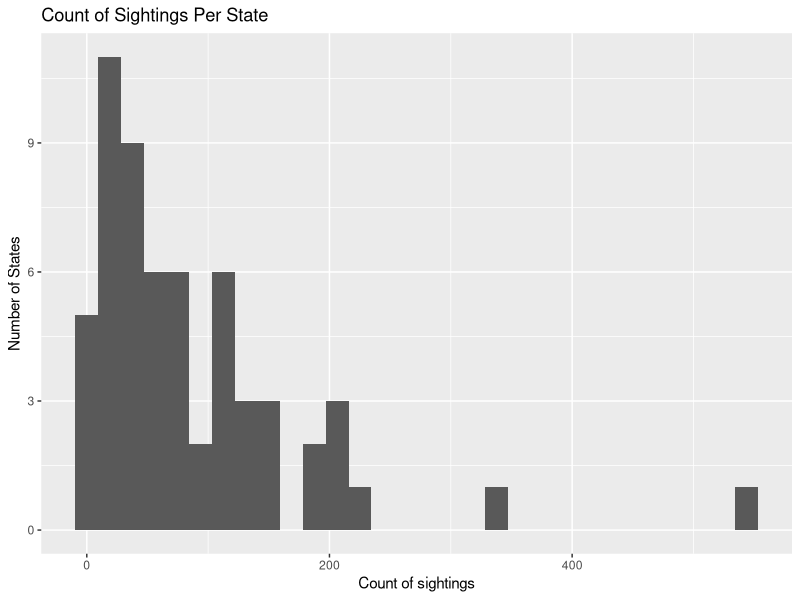
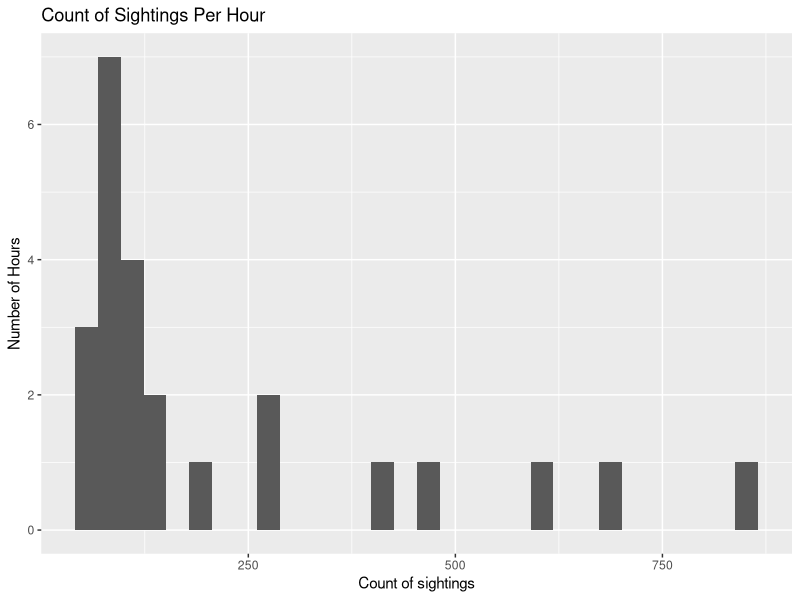
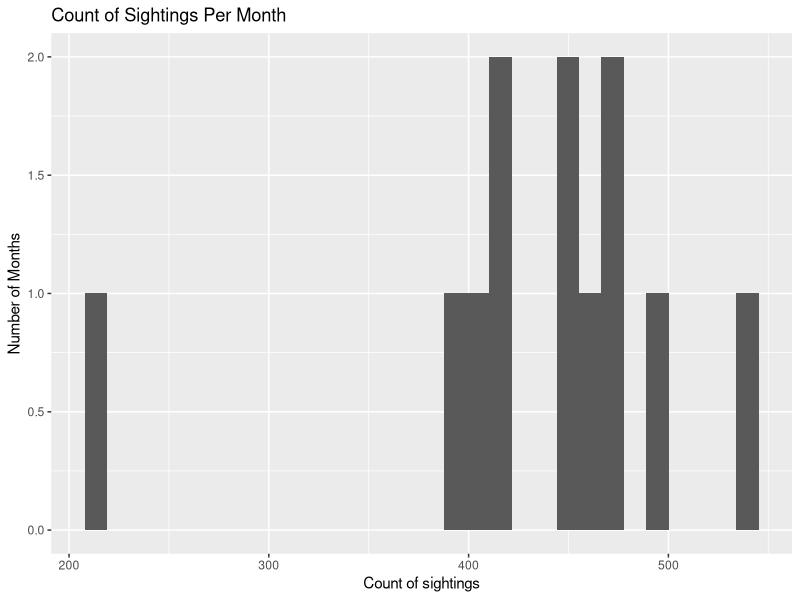
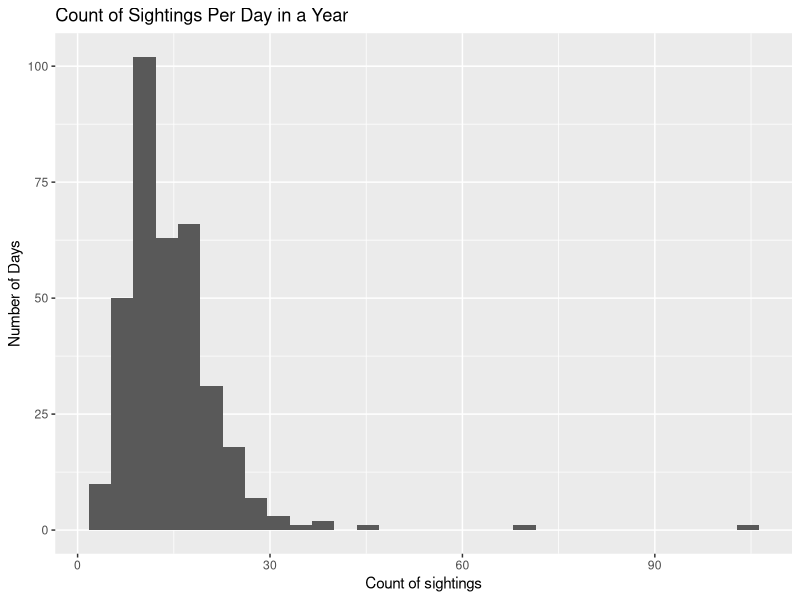
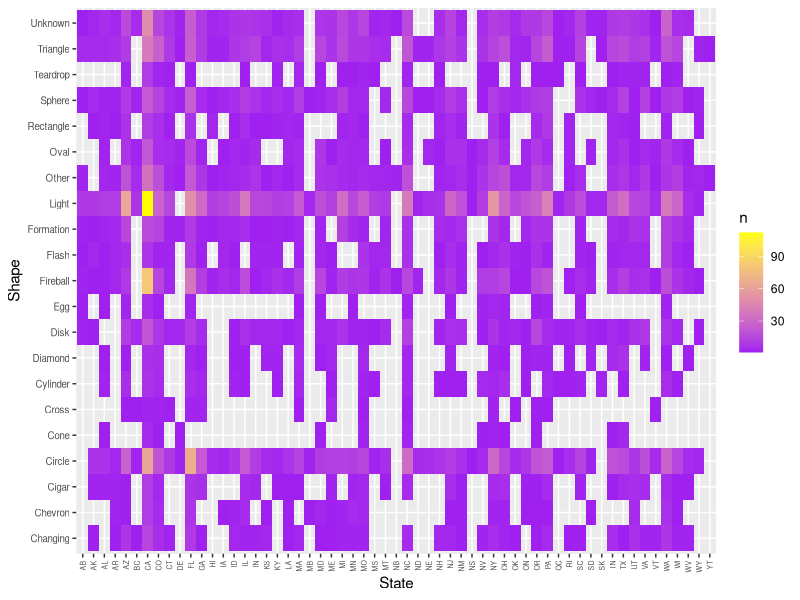

Generate these figures, in order, with R:
## ---- chunk 1
setwd("C:/Users/karie/Documents/UNCgrad/611/projects/611projects/")
df <- read.csv("./source_data/ufodata.csv")
library(tidyverse)
library(ggplot2)
## ---- chunk 2
df$form =nchar(df$Date...Time)
sample <- df %>% group_by(form) %>% slice(1:5)
#sample

shortform = df[df$form<=10,]
temp=lapply(lapply(shortform$Date...Time,str_split,"/"),`[[`,1)
shortform$Year = lapply(temp,`[[`,3)
shortform$Year = as.numeric(shortform$Year)+2000 
shortform$Month = lapply(temp,`[[`,1)
shortform$Month = as.numeric(shortform$Month)
shortform$Day = lapply(temp,`[[`,2)
shortform$Day = as.numeric(shortform$Day)

longform = df[(df$form %in% c(13,14)),]
temp=lapply(lapply(longform$Date...Time,str_split,"\\/|\\:| "),`[[`,1)
longform$Year = lapply(temp,`[[`,3)
longform$Year = as.numeric(longform$Year)+2000 
longform$Month = lapply(temp,`[[`,1)
longform$Month = as.numeric(longform$Month)
longform$Day = lapply(temp,`[[`,2)
longform$Day = as.numeric(longform$Day)
longform$Hour = lapply(temp,`[[`,4)
longform$Hour = as.numeric(longform$Hour)
longform$Minute = lapply(temp,`[[`,5)
longform$Minute = as.numeric(longform$Minute)

longest = df[df$form>15,]
temp=lapply(lapply(longest$Date...Time,str_split,"\\-|\\.| "),`[[`,1)
longest$Year = lapply(temp,`[[`,1)
longest$Year = as.numeric(longest$Year)
longest$Month = lapply(temp,`[[`,2)
longest$Month = as.numeric(longest$Month)
longest$Day = lapply(temp,`[[`,3)
longest$Day = as.numeric(longest$Day)
longest$Hour = lapply(temp,`[[`,4)
longest$Hour = as.numeric(longest$Hour)
longest$Minute = lapply(temp,`[[`,5)
longest$Minute = as.numeric(longest$Minute)
longest$Second = lapply(temp,`[[`,6)
longest$Second = as.numeric(longest$Second)

shortform[,setdiff(names(longest), names(shortform))] <- NA
longform[,setdiff(names(longest), names(longform))] <- NA

newdf=rbind(shortform,longform,longest)

newdf = newdf %>% mutate(Date...Time=NULL, form=NULL)
## ---- chunk 3
df2 <- newdf %>% group_by(State) %>% tally() 

ggplot(df2)+
  geom_histogram(aes(n)) +
  xlab("Count of sightings")+
  ylab("Number of States")+
  ggtitle("Count of Sightings Per State")
## ---- chunk 4
df3 <- newdf %>% group_by(Hour) %>% tally() %>% na.omit()

ggplot(df3)+
  geom_histogram(aes(n))+
  xlab("Count of sightings")+
  ylab("Number of Hours")+
  ggtitle("Count of Sightings Per Hour")
  
## ---- chunk 5
df4 <- newdf %>% group_by(Month) %>% tally() 

ggplot(df4)+
  geom_histogram(aes(n))+  
  xlab("Count of sightings")+
  ylab("Number of Months")+
  ggtitle("Count of Sightings Per Month")
  
## ---- chunk 6
df5 <- newdf %>% group_by(Month,Day) %>% tally() 

ggplot(df5)+
  geom_histogram(aes(n))+
  xlab("Count of sightings")+
  ylab("Number of Days")+
  ggtitle("Count of Sightings Per Day in a Year")
  
## ---- chunk 7
df6 <- newdf %>% group_by(Shape, State) %>% tally() 
ggplot(df6)+
  geom_tile(aes(x=State,y=Shape,fill=n))+
  scale_fill_gradient(low="purple", high="yellow")+
  theme(axis.text.x = element_text(angle = 90, vjust = 0.5, hjust=1, size=5),axis.text.y = element_text(size=7))
